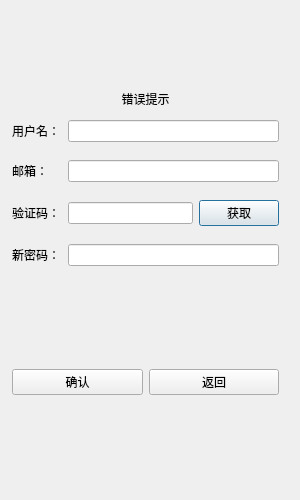
<?xml version="1.0" encoding="UTF-8"?>
<ui version="4.0">
 <class>ResetDialog</class>
 <widget class="QDialog" name="ResetDialog">
  <property name="geometry">
   <rect>
    <x>0</x>
    <y>0</y>
    <width>300</width>
    <height>500</height>
   </rect>
  </property>
  <property name="minimumSize">
   <size>
    <width>300</width>
    <height>500</height>
   </size>
  </property>
  <property name="maximumSize">
   <size>
    <width>300</width>
    <height>500</height>
   </size>
  </property>
  <property name="windowTitle">
   <string>Dialog</string>
  </property>
  <widget class="QWidget" name="verticalLayoutWidget">
   <property name="geometry">
    <rect>
     <x>0</x>
     <y>0</y>
     <width>291</width>
     <height>491</height>
    </rect>
   </property>
   <layout class="QVBoxLayout" name="verticalLayout">
    <property name="leftMargin">
     <number>6</number>
    </property>
    <property name="topMargin">
     <number>6</number>
    </property>
    <property name="rightMargin">
     <number>6</number>
    </property>
    <property name="bottomMargin">
     <number>6</number>
    </property>
    <item>
     <spacer name="verticalSpacer_3">
      <property name="orientation">
       <enum>Qt::Vertical</enum>
      </property>
      <property name="sizeHint" stdset="0">
       <size>
        <width>20</width>
        <height>40</height>
       </size>
      </property>
     </spacer>
    </item>
    <item>
     <widget class="QLabel" name="label_error">
      <property name="text">
       <string>错误提示</string>
      </property>
      <property name="alignment">
       <set>Qt::AlignCenter</set>
      </property>
     </widget>
    </item>
    <item>
     <layout class="QHBoxLayout" name="horizontalLayout">
      <property name="leftMargin">
       <number>6</number>
      </property>
      <property name="topMargin">
       <number>6</number>
      </property>
      <property name="rightMargin">
       <number>6</number>
      </property>
      <property name="bottomMargin">
       <number>6</number>
      </property>
      <item>
       <widget class="QLabel" name="label_2">
        <property name="minimumSize">
         <size>
          <width>50</width>
          <height>0</height>
         </size>
        </property>
        <property name="maximumSize">
         <size>
          <width>50</width>
          <height>16777215</height>
         </size>
        </property>
        <property name="text">
         <string>用户名：</string>
        </property>
       </widget>
      </item>
      <item>
       <widget class="QLineEdit" name="user_lineEdit"/>
      </item>
     </layout>
    </item>
    <item>
     <layout class="QHBoxLayout" name="horizontalLayout_2">
      <property name="leftMargin">
       <number>6</number>
      </property>
      <property name="topMargin">
       <number>6</number>
      </property>
      <property name="rightMargin">
       <number>6</number>
      </property>
      <property name="bottomMargin">
       <number>6</number>
      </property>
      <item>
       <widget class="QLabel" name="label_3">
        <property name="minimumSize">
         <size>
          <width>50</width>
          <height>0</height>
         </size>
        </property>
        <property name="maximumSize">
         <size>
          <width>50</width>
          <height>16777215</height>
         </size>
        </property>
        <property name="text">
         <string>邮箱：</string>
        </property>
       </widget>
      </item>
      <item>
       <widget class="QLineEdit" name="email_lineEdit"/>
      </item>
     </layout>
    </item>
    <item>
     <layout class="QHBoxLayout" name="horizontalLayout_3">
      <property name="leftMargin">
       <number>6</number>
      </property>
      <property name="topMargin">
       <number>6</number>
      </property>
      <property name="rightMargin">
       <number>6</number>
      </property>
      <property name="bottomMargin">
       <number>6</number>
      </property>
      <item>
       <widget class="QLabel" name="label_4">
        <property name="minimumSize">
         <size>
          <width>50</width>
          <height>0</height>
         </size>
        </property>
        <property name="maximumSize">
         <size>
          <width>50</width>
          <height>16777215</height>
         </size>
        </property>
        <property name="text">
         <string>验证码：</string>
        </property>
       </widget>
      </item>
      <item>
       <widget class="QLineEdit" name="verify_lineEdit"/>
      </item>
      <item>
       <widget class="QPushButton" name="verify_btn">
        <property name="text">
         <string>获取</string>
        </property>
       </widget>
      </item>
     </layout>
    </item>
    <item>
     <layout class="QHBoxLayout" name="horizontalLayout_4">
      <property name="leftMargin">
       <number>6</number>
      </property>
      <property name="topMargin">
       <number>6</number>
      </property>
      <property name="rightMargin">
       <number>6</number>
      </property>
      <property name="bottomMargin">
       <number>6</number>
      </property>
      <item>
       <widget class="QLabel" name="label_5">
        <property name="minimumSize">
         <size>
          <width>50</width>
          <height>0</height>
         </size>
        </property>
        <property name="maximumSize">
         <size>
          <width>50</width>
          <height>16777215</height>
         </size>
        </property>
        <property name="text">
         <string>新密码：</string>
        </property>
       </widget>
      </item>
      <item>
       <widget class="QLineEdit" name="passwd_lineEdit"/>
      </item>
     </layout>
    </item>
    <item>
     <spacer name="verticalSpacer_2">
      <property name="orientation">
       <enum>Qt::Vertical</enum>
      </property>
      <property name="sizeHint" stdset="0">
       <size>
        <width>20</width>
        <height>40</height>
       </size>
      </property>
     </spacer>
    </item>
    <item>
     <layout class="QHBoxLayout" name="horizontalLayout_5">
      <property name="leftMargin">
       <number>6</number>
      </property>
      <property name="topMargin">
       <number>6</number>
      </property>
      <property name="rightMargin">
       <number>6</number>
      </property>
      <property name="bottomMargin">
       <number>6</number>
      </property>
      <item>
       <widget class="QPushButton" name="confirm_btn">
        <property name="text">
         <string>确认</string>
        </property>
       </widget>
      </item>
      <item>
       <widget class="QPushButton" name="return_btn">
        <property name="text">
         <string>返回</string>
        </property>
       </widget>
      </item>
     </layout>
    </item>
    <item>
     <spacer name="verticalSpacer">
      <property name="orientation">
       <enum>Qt::Vertical</enum>
      </property>
      <property name="sizeHint" stdset="0">
       <size>
        <width>20</width>
        <height>40</height>
       </size>
      </property>
     </spacer>
    </item>
   </layout>
  </widget>
 </widget>
 <resources/>
 <connections/>
</ui>
